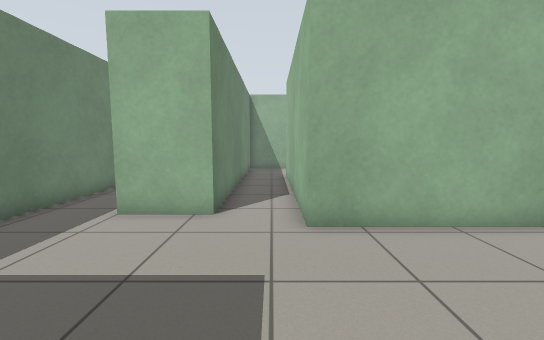
[1] (above)

16 first-person views from a walk through a world built for the Gazebo simulator. The camera is 0.94 m above the floor, tilts 6° down and sees 90° across. The floor is counted in squares, 0.5 m on a side. Each view is taken from the middle of a square. On the plan, view 1 faces up. The plan holds only what a view shows up to about 15 squares ahead; the rest is blank.

[2]
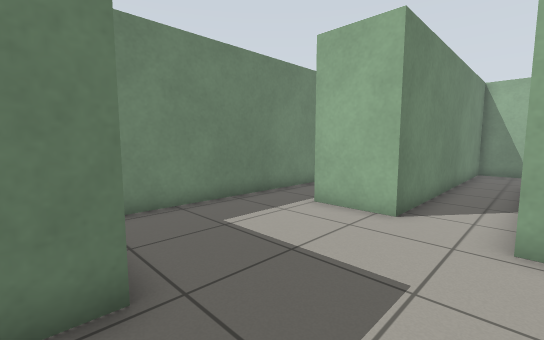

[3]
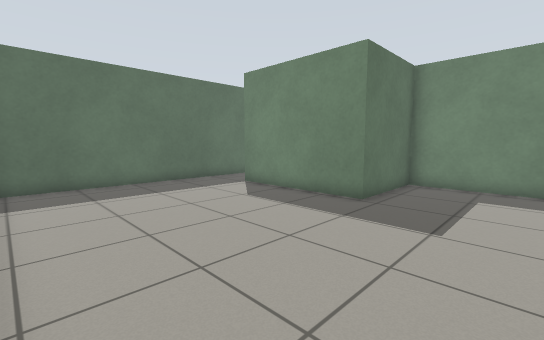

[4]
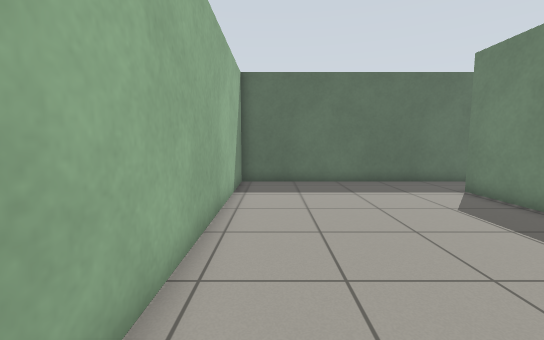

[5]
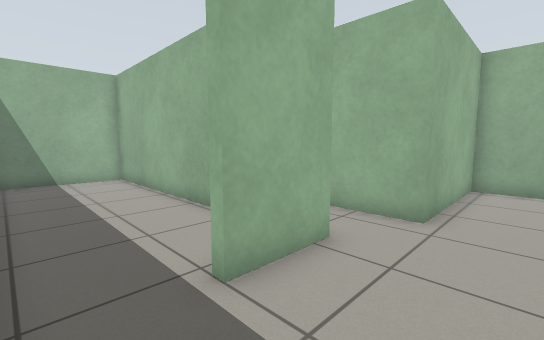

[6]
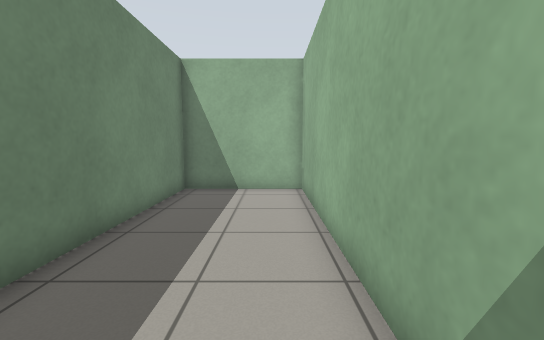

[7]
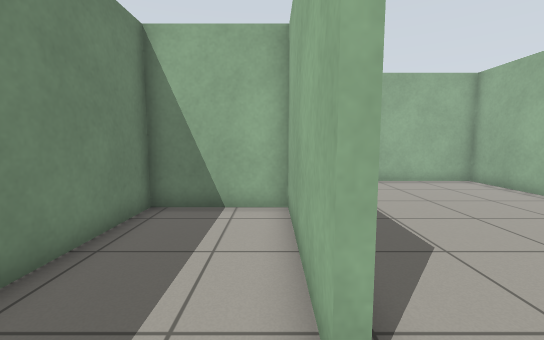

[8]
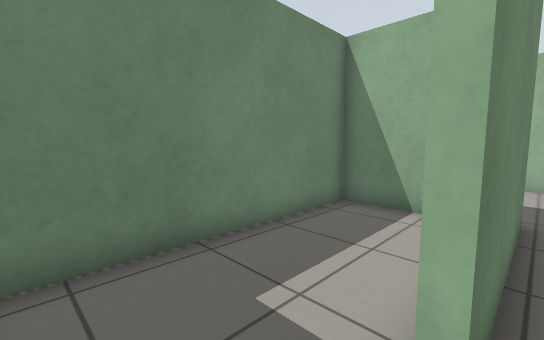

[9]
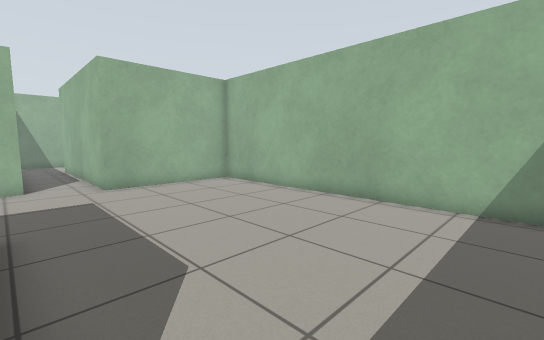

[10]
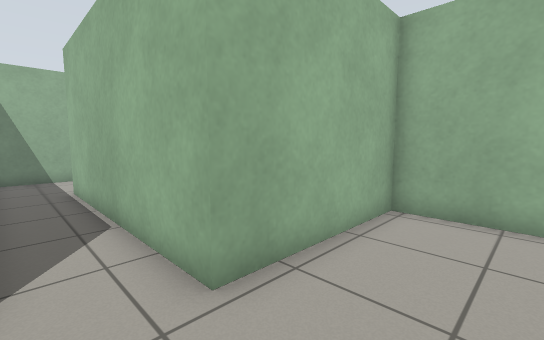

[11]
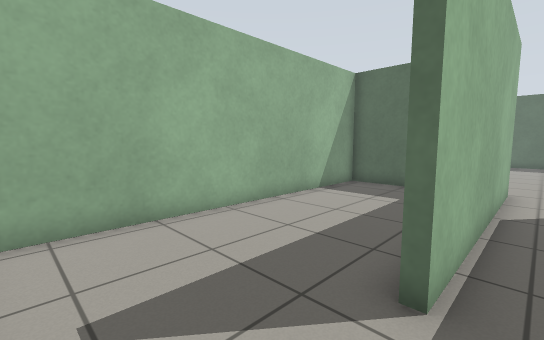

[12]
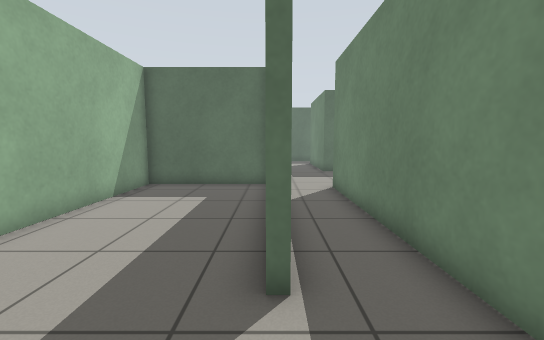

[13]
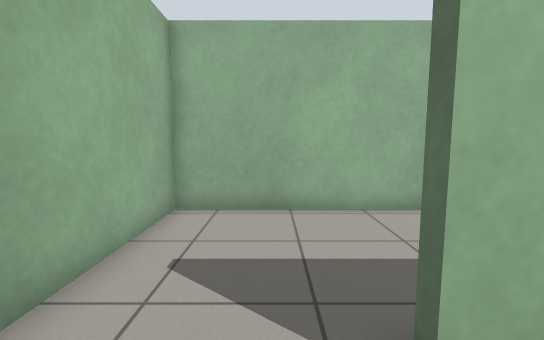

[14]
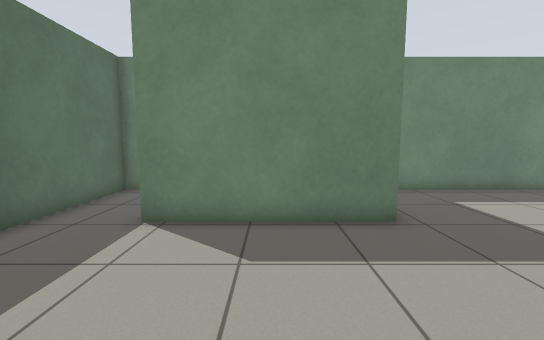

[15]
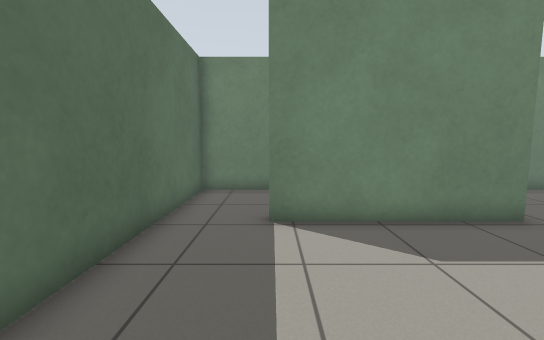

[16]
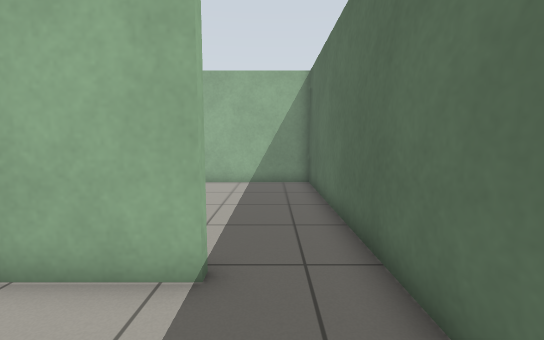

### Floor plan
Ten units are one square. View 1 is at (0, 0); x grows to the right and y downward. Boxes are objects, and circles mark ways between rooms. Rooms are numbered by the first view taken in them; rooms with no view inside come last. Other rooms are left out.
<svg viewBox="-70 -192 139 274">
<path fill="none" stroke="#000" d="M-65 -76 -65 -9 -22 -9 -22 51 -25 51M-25 77 64 77 64 -58 8 -58 8 -149M5 -187 -15 -187 -15 -69 -41 -69M-18 -90 -18 -187 -65 -187 -65 -76M-25 51 -25 -6 -65 -6 -65 77 -25 77M12 -61 64 -61 64 -187 5 -187"/>
<circle cx="-55" cy="-70" r="3" fill="#2a7"/>
<circle cx="-20" cy="65" r="3" fill="#2a7"/>
<circle cx="10" cy="-165" r="3" fill="#2a7"/>
<text x="10" y="-20">1</text>
<text x="-50" y="-130">2</text>
<text x="-50" y="30">3</text>
<text x="40" y="-130">4</text>
</svg>
Room 1 opens to room 2. Room 1 opens to room 3. Room 1 opens to room 4.

Where each view was taken, in squares from view 1:
view 1: 0 up, 0 right, facing up
view 2: 0 up, 1 right, facing up-left
view 3: 5 up, 6 right, facing down-left
view 4: 5 up, 5 right, facing down
view 5: 4 up, 6 left, facing up-right
view 6: 8 up, 3 left, facing up
view 7: 7 down, 3 left, facing up
view 8: 7 down, 2 left, facing up-left
view 9: 6 down, 2 left, facing up-right
view 10: 3 up, 1 left, facing up-right
view 11: 18 up, 0 right, facing down-right
view 12: 18 up, 1 right, facing down
view 13: 16 up, 1 left, facing right
view 14: 2 down, 4 right, facing left
view 15: 5 down, 4 right, facing left
view 16: 6 down, 6 left, facing right
